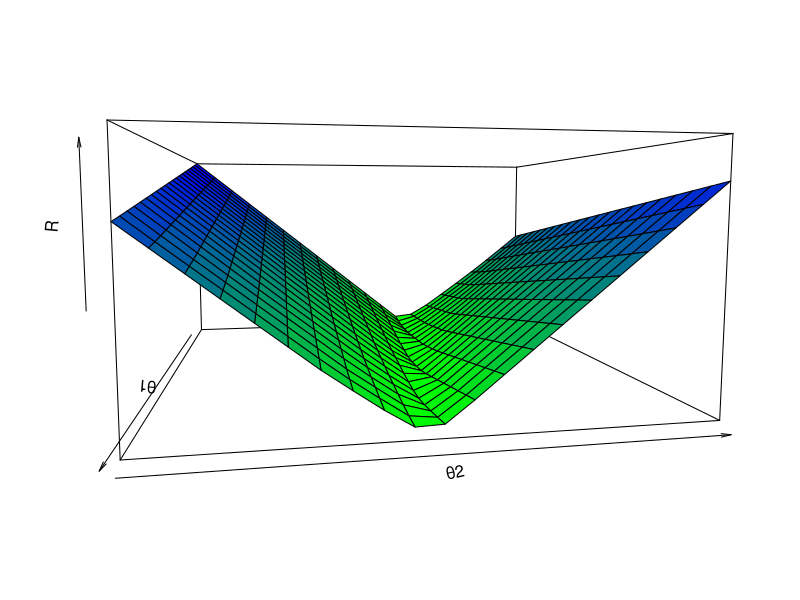

The R script that drew this image: (Note: this script raises an error after producing the figure.)
## Compare the risk functions of different possible models

#######
# Create sample data
set.seed(1234)

#number of data points
n <- 15

# errors
sd <- 2
eps <- rnorm(n = n , mean = 0, sd = sd)

# x values
x <- seq (1,10,length.out = n)

#calculate the values of the function with errors
##linear model 
b0 <- 1.25
b1 <- 0.9
y <- b0 + b1*x + eps

#propsed thetas
theta_1 <- c(2, 3,6, 1)
theta_2 <- c(3, 2,-1, 1.5)

#------------------------------
risk  <- function (x, y, n, theta_1, theta_2){
  length <- length(theta_1)
  result <- rep(0,length)
  for (i in 1:length){
    result[i] <- sum (abs(y - (theta_1[i] + theta_2[i]*x)))
  }
  result
}

########################################################################
#show table
##empirical risk for the differen thetas
r_emp <- risk(x,y,n, theta_1, theta_2)
r_emp_best <- risk(x,y,n, b0, b1)
theta_risk_df <- data.frame( theta_1 = c(theta_1, b0), theta_2 = c(theta_2, b1), r_emp = c(round(r_emp,2),r_emp_best)) 
theta_risk_df

################################################################################
#latex code

library(xtable)
options(xtable.floating = FALSE)
options(xtable.timestamp = "")

xtable(theta_risk_df)

########################################################################
#-----------------------------
x1seq = seq(-10,10,1)
x2seq = seq(-10,10,1)
m = length(x1seq)
z = outer(x1seq,x2seq,FUN=function(x1,x2) risk(x,y,n,x1, x2))

##############
#create interpolating colors
##############
#source: http://www.imsbio.co.jp/RGM/R_rdfile?f=graphics/man/persp.Rd&d=R_rel
nrz <- nrow(z)
ncz <- ncol(z)
# Create a function interpolating colors in the range of specified colors
jet.colors <- colorRampPalette( c("green", "blue") )
# Generate the desired number of colors from this palette
nbcol <- 100
color <- jet.colors(nbcol)
# Compute the z-value at the facet centres
zfacet <- z[-1, -1] + z[-1, -ncz] + z[-nrz, -1] + z[-nrz, -ncz]
# Recode facet z-values into color indices
facetcol <- cut(zfacet, nbcol)
#> persp(x, y, z, col = color[facetcol], phi = 30, theta = -30)

#################
#create surface plot
##################
png(file=sprintf("figure/ml-basic-riskmin-error-surface.png"))
#par(mai=rep(0,4)); par(omi=rep(0,4))

#surface 3d plot
pmat <- persp(x1seq, x2seq, z,
      #theta=75, 
      #phi=55, 
      theta=80, 
      phi=5, 
      r=1, 
      #shade = 1, 
      #axes = TRUE, 
      scale = TRUE, 
      #box = FALSE, 
      expand =  0.5,        # Shrinking/growing of z values
      #border = NA,
      nticks=3, 
      #ticktype="detailed", 
      #zlim = c(0, 3), 
      col = color[facetcol],#col = "lightblue",
      xlab = expression("θ1"), 
      ylab = expression("θ2"),
      zlab="R")

# add example thetas as dots 
mypoints = trans3d(theta_1, theta_2, r_emp, pmat = pmat)
col = alpha("blueviolet")  
points(mypoints, pch = 19, col = "blueviolet", cex = 1.2)



dev.off()


